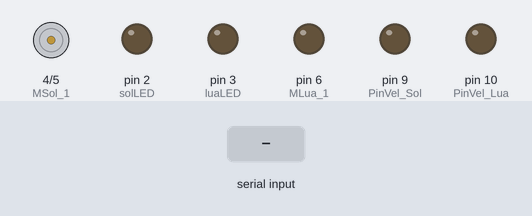
Recording of a sketch running on a simulated Arduino Uno, built with avr-gcc and run on an emulated ATmega328P. Parts: motor-driver pin pairs drawn as motors (green arrow = first pin HIGH = forward, orange = second pin HIGH = backward, longer = more drive), output pins drawn as LEDs (lit = HIGH). The test bench sets the inputs (shaded band).

Above: at 1.2 s.
1.3 s: "30,150\n" received over Serial
At 2.6 s:
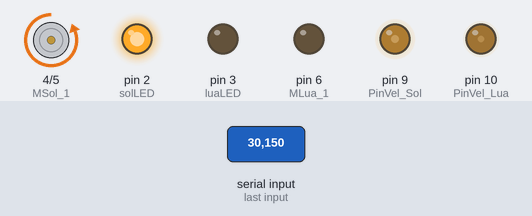
4.3 s: "2\n" received over Serial
At 6.6 s:
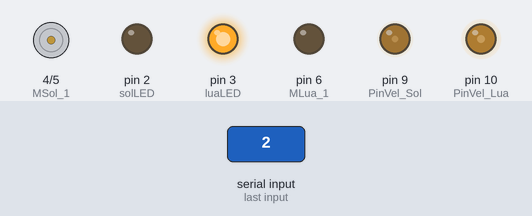
7.3 s: "90,45\n" received over Serial
At 8.8 s:
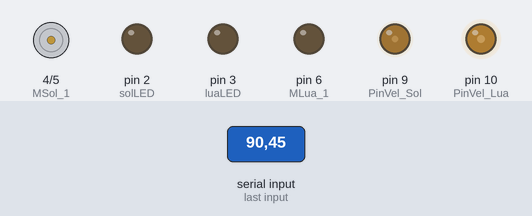
9.1 s: "1\n" received over Serial
At 11.8 s:
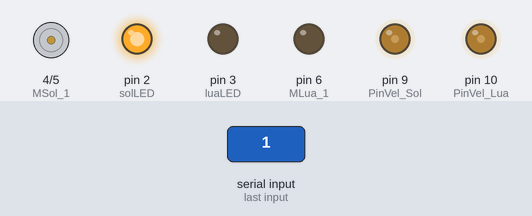
12.1 s: "3\n" received over Serial
At 12.5 s:
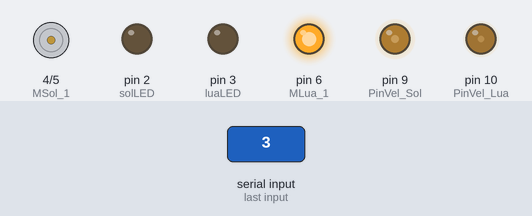
14.6 s: "200\n" received over Serial
At 15.1 s:
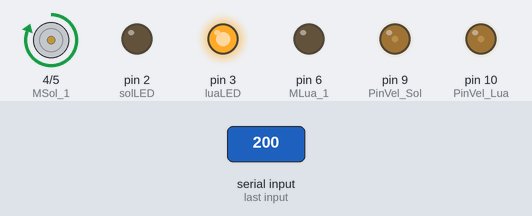
Timing chart, 0 to 18.6 s (numbered marks = the images above; inputs shaded):
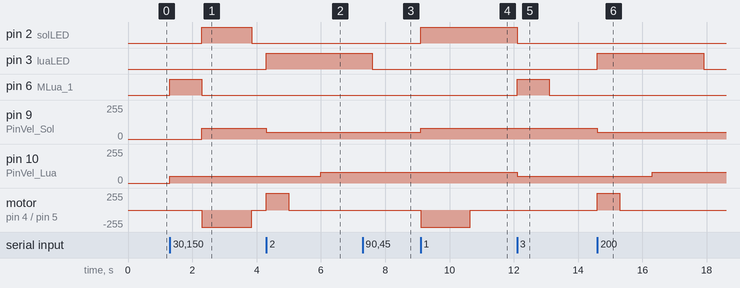

The sketch:

Mina_Sol_Lua.ino
```cpp
int solLED = 2;  // Porta digital para o LED do sol
int luaLED = 3; // Porta digital para o LED da lua
#define MSol_1 4
#define MSol_2 5
#define MLua_1 6
#define MLua_2 7
#define PinVel_Sol 9
#define PinVel_Lua 10

void setup() {
  Serial.begin(9600); // Taxa de atualização da comunicação com o algoritmo do reconhecimento de imagem
  pinMode(solLED, OUTPUT); // Define a porta digital como saída
  pinMode(luaLED, OUTPUT); // Define a porta digital como saída
  pinMode(MSol_1, OUTPUT);
  pinMode(MSol_2, OUTPUT);
  pinMode(MLua_1, OUTPUT);
  pinMode(PinVel_Sol, OUTPUT);
  pinMode(PinVel_Lua, OUTPUT);
  digitalWrite(solLED, LOW);
  digitalWrite(luaLED, LOW);
}

void loop() {
  if (Serial.available() > 0) { // Garante que a comunicação serial está estabelecida
    int reconhecimento = Serial.read() - '0';  // Converte o caractere recebido para um número
    if (reconhecimento == 1) {
      digitalWrite(solLED, HIGH);
      digitalWrite(luaLED, LOW);
      AcionarSol('D', 80, 1550);
    }
    else if (reconhecimento == 2) {
      digitalWrite(solLED, LOW);
      digitalWrite(luaLED, HIGH);
      AcionarSol('E', 50, 700);
      delay(1000);
      AcionarLua('E', 80, 1600);
    }
    else if (reconhecimento == 3) { // Condição caso o contador do reconhecimento de imagem envie "4"
      digitalWrite(solLED, LOW);
      digitalWrite(luaLED, LOW);
      AcionarLua('D', 50, 1000);
    }
    else if (reconhecimento == 0) { // Condição caso o contador do reconhecimento de imagem envie "4"
      PararMotores();
      digitalWrite(luaLED, LOW);    // Garante a Lua apagada
      digitalWrite(solLED, LOW);   // Garante o Sol apagado
    }

  }
}
void AcionarSol(char dir, int vel, int seg){
  if (dir == 'E'){
    digitalWrite(MSol_1, HIGH);
    digitalWrite(MSol_2, LOW);
    analogWrite(PinVel_Sol, vel);
    delay(seg);
    digitalWrite(MSol_1, LOW);
    digitalWrite(MSol_2, LOW);
  }
  else if (dir == 'D'){
    digitalWrite(MSol_1, LOW);
    digitalWrite(MSol_2, HIGH);
    analogWrite(PinVel_Sol, vel);
    delay(seg);
    digitalWrite(MSol_1, LOW);
    digitalWrite(MSol_2, LOW);
  }
}
void AcionarLua(char dir, int vel, int seg){
  if (dir == 'D'){
    digitalWrite(MLua_1, HIGH);
    digitalWrite(MLua_2, LOW);
    analogWrite(PinVel_Lua, vel);
    delay(seg);
    digitalWrite(MLua_1, LOW);
    digitalWrite(MLua_2, LOW);
  }
  else if (dir == 'E'){
    digitalWrite(MLua_1, LOW);
    digitalWrite(MLua_2, HIGH);
    analogWrite(PinVel_Lua, vel);
    delay(seg);
    digitalWrite(MLua_1, LOW);
    digitalWrite(MLua_2, LOW);
  }
}
void PararMotores(){
  digitalWrite(MLua_1, LOW);
  digitalWrite(MLua_2, LOW);
  digitalWrite(MSol_1, LOW);
  digitalWrite(MSol_2, LOW);
}
```

Measured:
- after the input at 1.3 s, pin 2 (solLED): LOW → HIGH after 1.0 s, → LOW 1.6 s later; pin 6 (MLua_1): LOW → HIGH at once, → LOW 1.0 s later; pin 9 (PinVel_Sol): 0/255 → 80/255 after 1.0 s; pin 10 (PinVel_Lua): 0/255 → 50/255 at once; motor on pin 4 (MSol_1) / pin 5 (MSol_2): stopped → backward 255/255 after 1.0 s, → stopped 1.6 s later
- after the input at 4.3 s, pin 3 (luaLED): LOW → HIGH at once; pin 9 (PinVel_Sol): 80/255 → 50/255 at once; pin 10 (PinVel_Lua): 50/255 → 80/255 after 1.7 s; motor on pin 4 (MSol_1) / pin 5 (MSol_2): stopped → forward 255/255 at once, → stopped 0.70 s later
- after the input at 7.3 s, pin 3 (luaLED): HIGH → LOW after 0.30 s
- after the input at 9.1 s, pin 2 (solLED): LOW → HIGH at once; pin 9 (PinVel_Sol): 50/255 → 80/255 at once; motor on pin 4 (MSol_1) / pin 5 (MSol_2): stopped → backward 255/255 at once, → stopped 1.6 s later
- after the input at 12.1 s, pin 2 (solLED): HIGH → LOW at once; pin 6 (MLua_1): LOW → HIGH at once, → LOW 1.0 s later; pin 10 (PinVel_Lua): 80/255 → 50/255 at once
- after the input at 14.6 s, pin 3 (luaLED): LOW → HIGH at once, → LOW 3.3 s later; pin 9 (PinVel_Sol): 80/255 → 50/255 at once; pin 10 (PinVel_Lua): 50/255 → 80/255 after 1.7 s; motor on pin 4 (MSol_1) / pin 5 (MSol_2): stopped → forward 255/255 at once, → stopped 0.70 s later
